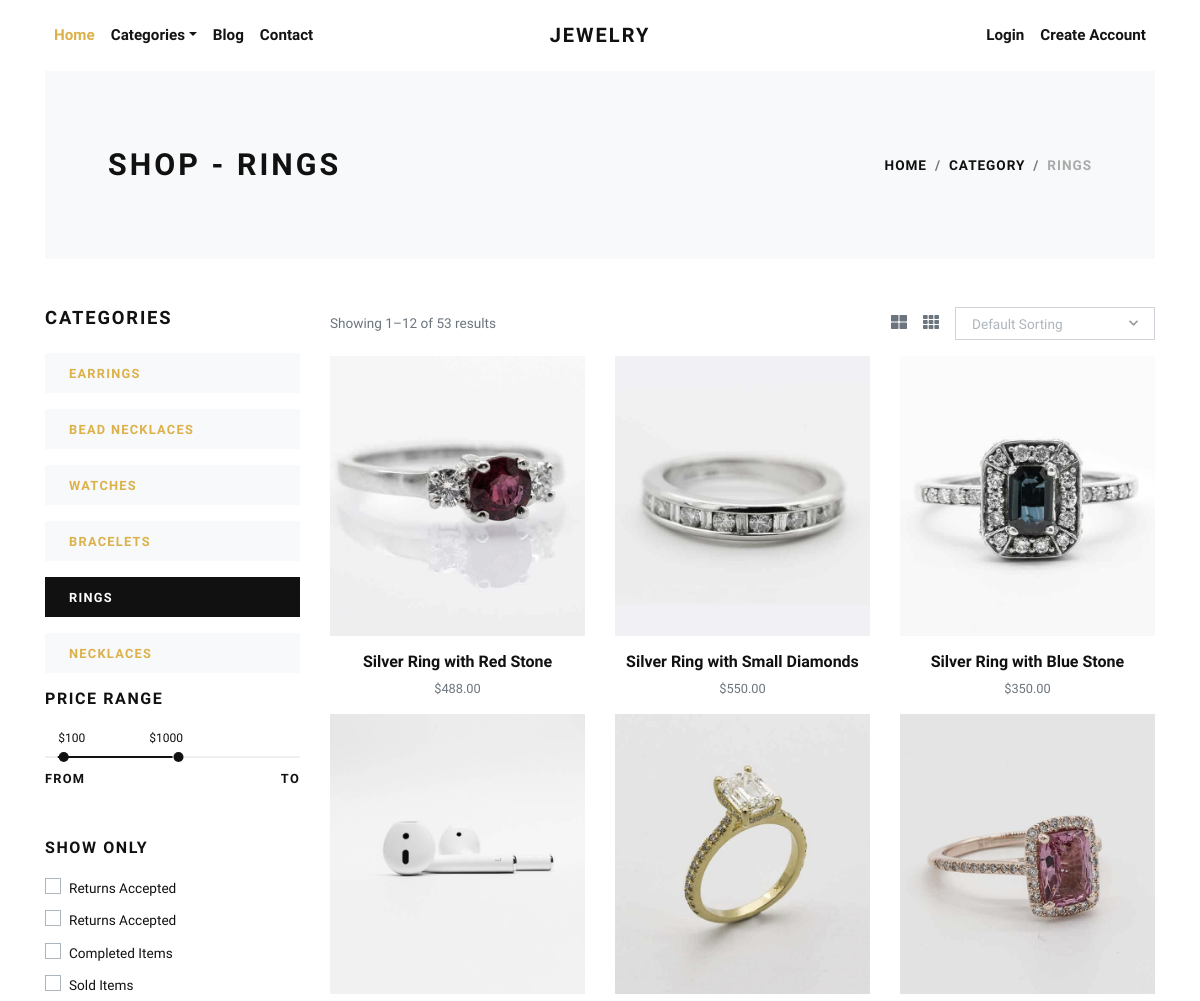
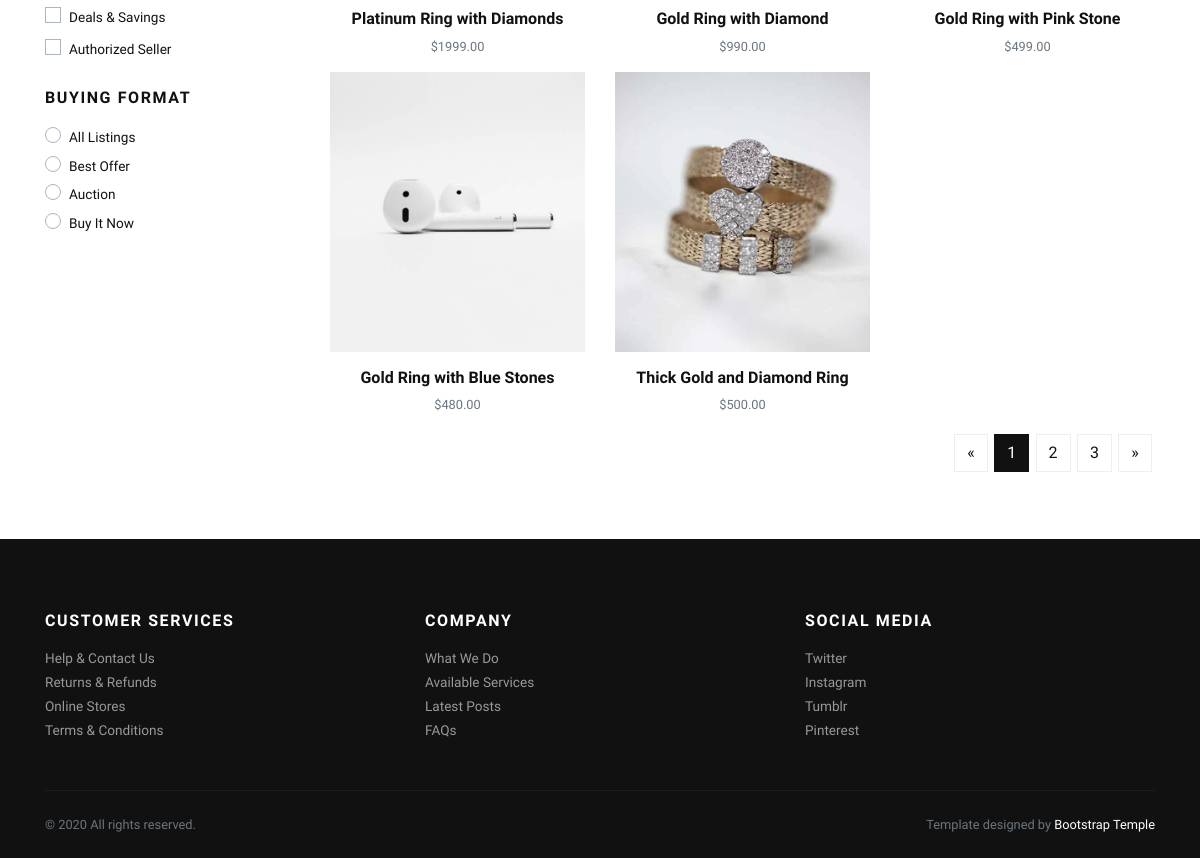
/rings/, run on an earlier commit of the app's database (2 pictures, top to bottom).
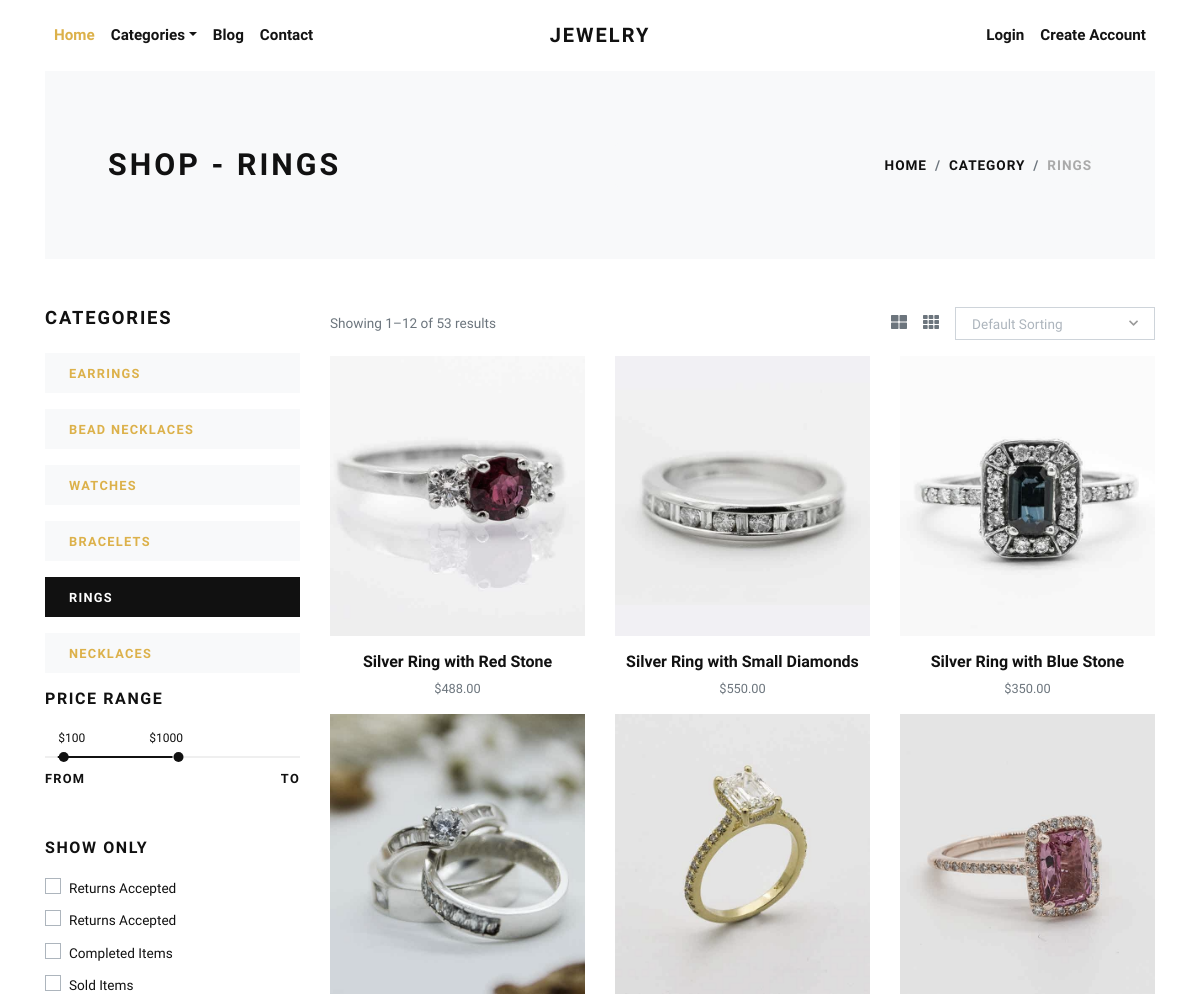
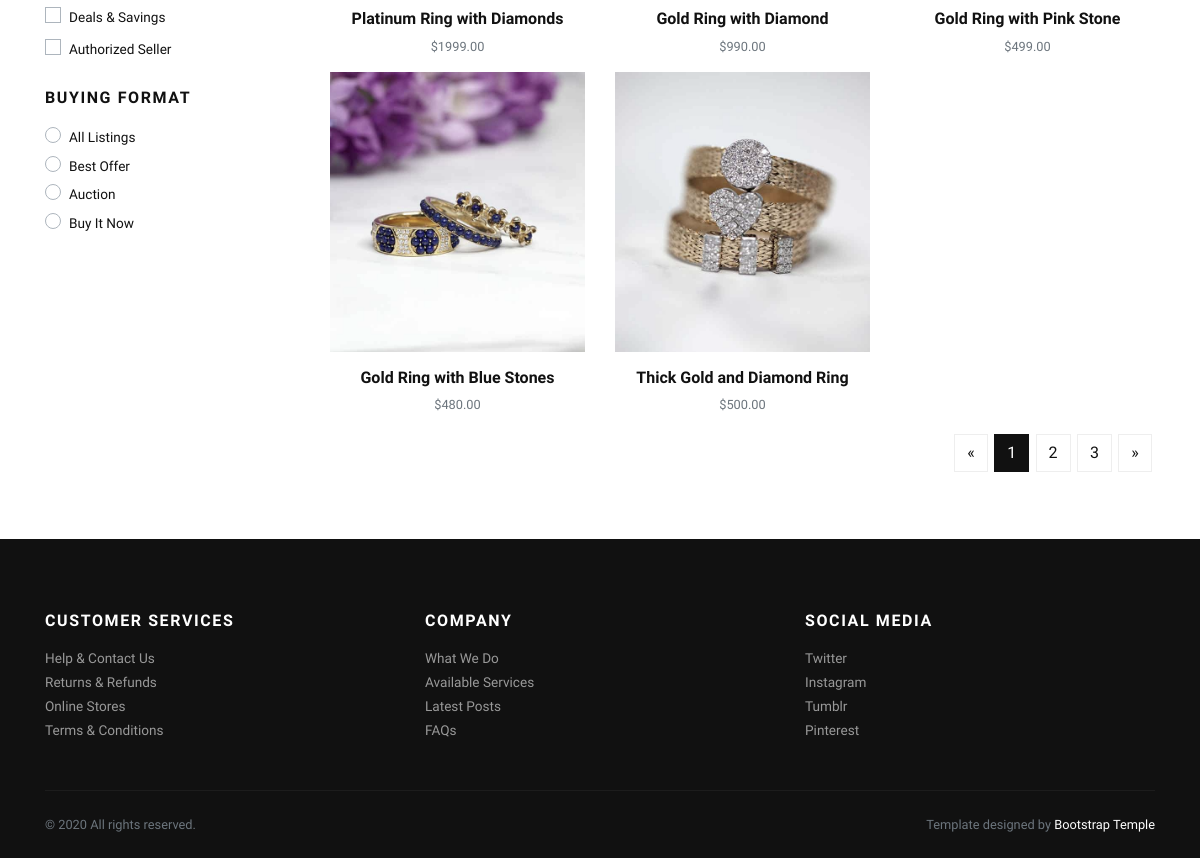
And on a later commit of the database (2 pictures, top to bottom).
### store/models.py (models this page shows, shortened)
class Product(models.Model):
    title = models.CharField(max_length=150, verbose_name="Product Title")
    slug = models.SlugField(max_length=160, verbose_name="Product Slug")
    sku = models.CharField(max_length=255, unique=True, verbose_name="Unique Product ID (SKU)")
    short_description = models.TextField(verbose_name="Short Description")
    detail_description = models.TextField(blank=True, null=True, verbose_name="Detail Description")
    product_image = models.ImageField(upload_to='product', blank=True, null=True, verbose_name="Product Image")
    price = models.DecimalField(max_digits=8, decimal_places=2)
    category = models.ForeignKey(Category, verbose_name="Product Categoy", on_delete=models.CASCADE)
    is_active = models.BooleanField(verbose_name="Is Active?")
    is_featured = models.BooleanField(verbose_name="Is Featured?")
    created_at = models.DateTimeField(auto_now_add=True, verbose_name="Created Date")
    updated_at = models.DateTimeField(auto_now=True, verbose_name="Updated Date")
    class Meta:
        verbose_name_plural = 'Products'
        ordering = ('-created_at', )

### store/views.py (the view)
# urls.py: path('<slug:slug>/', views.category_products, name="category-products"),
def category_products(request, slug):
    category = get_object_or_404(Category, slug=slug)
    products = Product.objects.filter(is_active=True, category=category)
    categories = Category.objects.filter(is_active=True)
    context = {
        'category': category,
        'products': products,
        'categories': categories,
    }
    return render(request, 'store/category_products.html', context)

### store/context_preprocessors.py (called while the page is built)
def store_menu(request):
    categories = Category.objects.filter(is_active=True)
    context = {
        'categories_menu': categories,
    }
    return context

### templates/store/category_products.html (shortened to what the changed rows need)
{% extends 'base.html' %}
{% load static %}
    {% block content %}
      <div class="container">
        <section class="py-5 bg-light">
          <div class="container">
            <div class="row px-4 px-lg-5 py-lg-4 align-items-center">
              <div class="col-lg-6">
                <h1 class="h2 text-uppercase mb-0">Shop - {{category.title}}</h1>
              </div>
            </div>
          </div>
        </section>
        <section class="py-5">
          <div class="container p-0">
            <div class="row">
              <div class="col-lg-9 order-1 order-lg-2 mb-5 mb-lg-0">
                <div class="row">
                  {% if products %}
                    {% for product in products %}
                      <div class="col-lg-4 col-sm-6">
                        <div class="product text-center">
                          <div class="mb-3 position-relative">
                            <a class="d-block" href="{% url 'store:product-detail' product.slug %}">
                              {% if product.product_image %}
                                <img class="img-fluid w-100" src="{{product.product_image.url}}" alt="{{product.title}}">
                              {% else %}
                                <img class="img-fluid w-100" src="{% static 'img/product-1.jpg' %}" alt="{{product.title}}">
                              {% endif %}
                            </a>
                          </div>
                          <h6> <a class="reset-anchor" href="{% url 'store:product-detail' product.slug %}">{{product.title}}</a></h6>
                          <p class="small text-muted">${{product.price}}</p>
                        </div>
                      </div>
                    {% endfor %}
                  {% endif %}
                </div>
              </div>
            </div>
          </div>
        </section>
      </div>
      {% endblock content %}

What changed in the data, as far as the page shows it:
changed Product "Platinum Ring with Diamonds": product_image: picture added
changed Product "Gold Ring with Blue Stones": product_image: picture added
